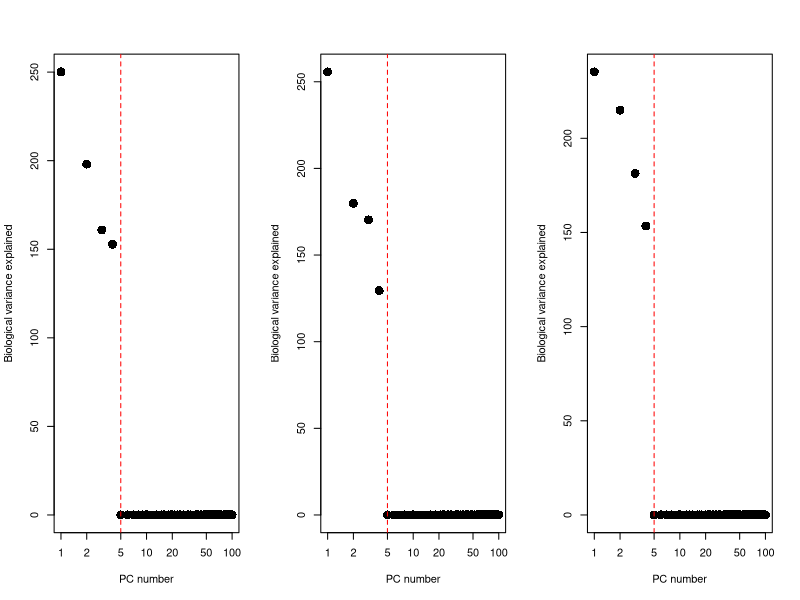
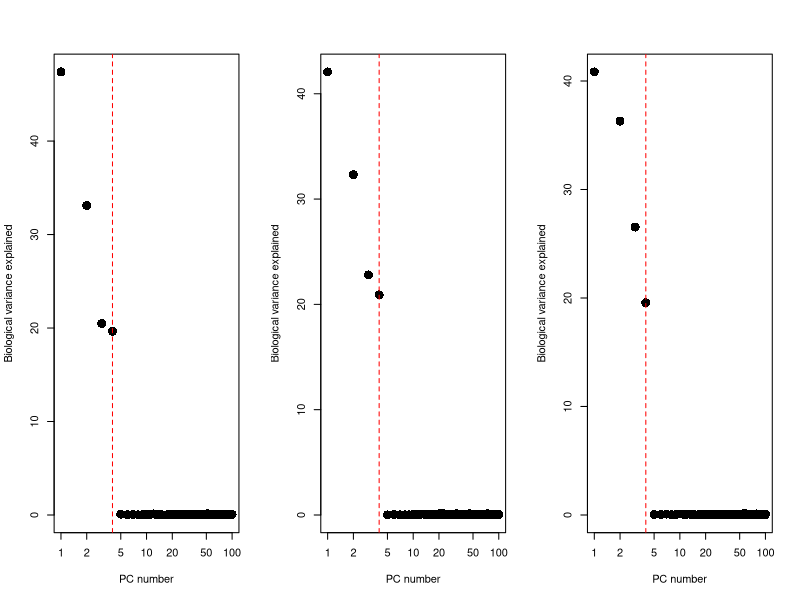
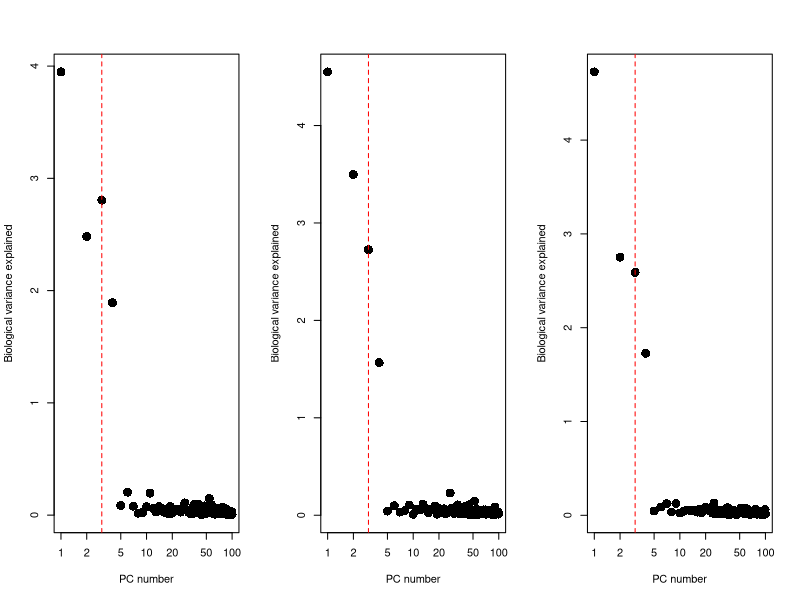
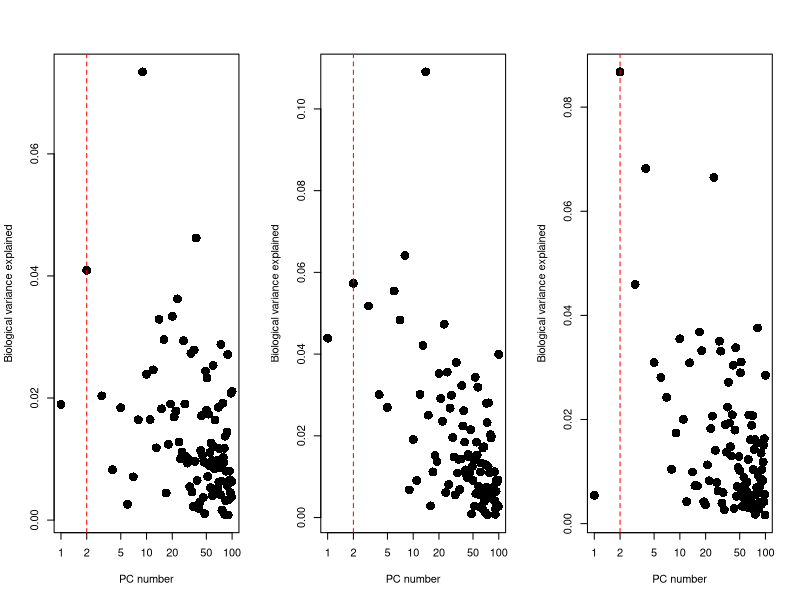
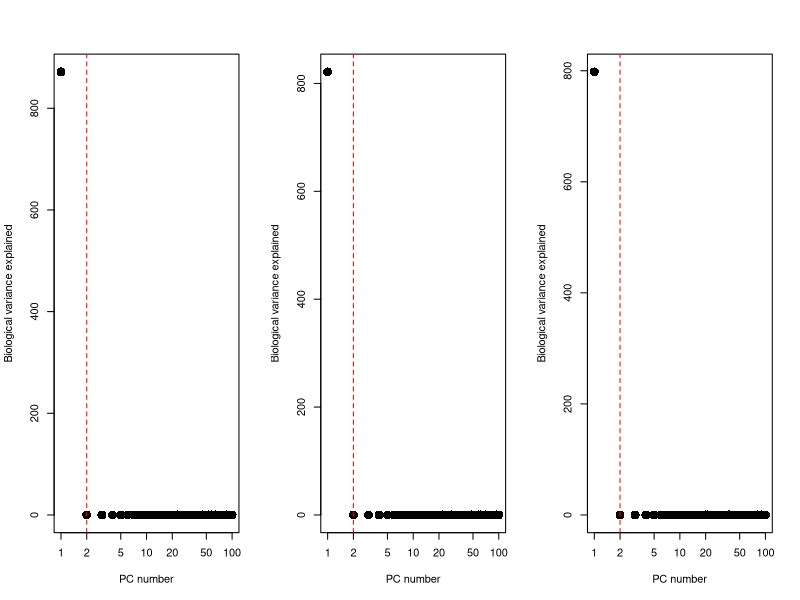
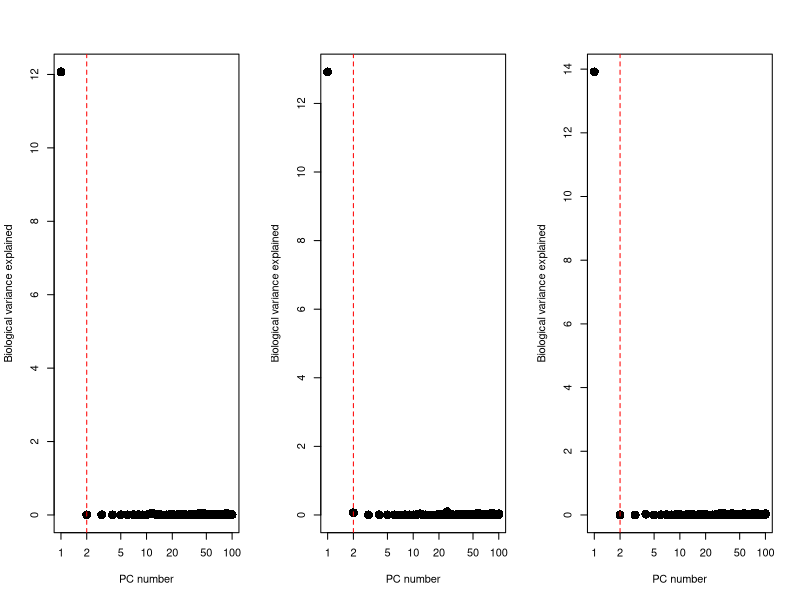
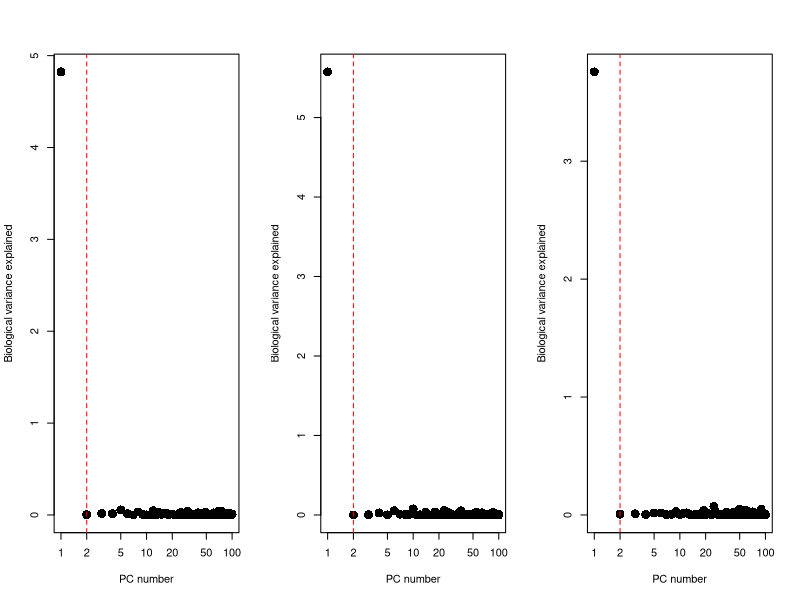
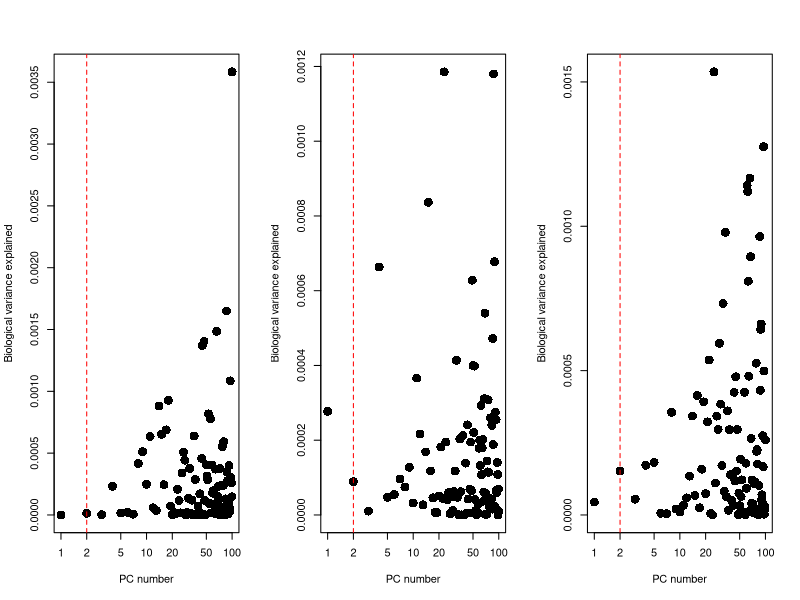

Source code (R) for these figures, in order:
## ---- chunk 1
set.seed(100)
knitr::opts_chunk$set(error=FALSE, message=FALSE, warning=FALSE)
## ---- chunk 2
choosePC <- function(pca, observed, truth) {
    leftovers <- sum(apply(observed, 1, var)) - sum(apply(truth, 1, var))
    npcs <- ncol(pca$x)
    npcs - min(which(cumsum(rev(pca$sdev^2)) > leftovers)) + 1
}
## ---- chunk 3
makePlot <- function(observed, truth) { 
    x <- prcomp(t(observed))  
    total.var <- sum(x$sdev^2)
    stopifnot(isTRUE(all.equal(total.var, sum(apply(observed, 1, var)))))
    stopifnot(isTRUE(all.equal(total.var, sum(apply(x$x, 2, var)))))

    blah <- t(truth- x$center) %*% x$rotation 
    plot(apply(blah, 2, var), ylab="Biological variance explained", 
        xlab="PC number", pch=16, cex=1.8, log="x")
    abline(v=choosePC(x, observed, truth)+1, col="red", lwd=1, lty=2)
}
## ---- chunk 4
ngenes <- 1000
npops <- 5
ncells <- 100
par(mfrow=c(1,3))
for (it in 1:3) {
    pops <- matrix(rnorm(npops * ngenes), ncol=npops)
    in.pop <- sample(npops, ncells, replace=TRUE)
    true.means <- pops[,in.pop,drop=FALSE]
    y <- matrix(rnorm(ngenes*ncells, mean=true.means), ncol=ncells)
    makePlot(y, true.means)
}
## ---- chunk 5
par(mfrow=c(1,3))
for (it in 1:3) { 
    pops <- matrix(rnorm(npops * ngenes), ncol=npops)
    in.pop <- sample(npops, ncells, replace=TRUE)
    true.means <- pops[,in.pop,drop=FALSE]
    true.means[201:ngenes,] <- 0 
    y <- matrix(rnorm(ngenes*ncells, mean=true.means), ncol=ncells)
    makePlot(y, true.means)
}
## ---- chunk 6
par(mfrow=c(1,3))
for (it in 1:3) { 
    pops <- matrix(rnorm(npops * ngenes), ncol=npops)
    in.pop <- sample(npops, ncells, replace=TRUE)
    true.means <- pops[,in.pop,drop=FALSE] * 0.2
    y <- matrix(rnorm(ngenes*ncells, mean=true.means), ncol=ncells)
    makePlot(y, true.means)
}
## ---- chunk 7
par(mfrow=c(1,3))
for (it in 1:3) { 
    pops <- matrix(rnorm(npops * ngenes), ncol=npops)
    in.pop <- sample(npops, ncells, replace=TRUE)
    true.means <- pops[,in.pop,drop=FALSE] * 0.2
    true.means[201:ngenes,] <- 0
    y <- matrix(rnorm(ngenes*ncells, mean=true.means), ncol=ncells)
    makePlot(y, true.means)
}
## ---- chunk 8
par(mfrow=c(1,3))
for (it in 1:3) { 
    true.means <- matrix(rnorm(ncells), nrow=ngenes, ncol=ncells, byrow=TRUE)
    y <- matrix(rnorm(ngenes*ncells, mean=true.means), ncol=ncells)
    makePlot(y, true.means)
}
## ---- chunk 9
par(mfrow=c(1,3))
for (it in 1:3) { 
    true.means <- matrix(rnorm(ncells), nrow=ngenes, ncol=ncells, byrow=TRUE)
    true.means[21:ngenes,] <- 0 
    y <- matrix(rnorm(ngenes*ncells, mean=true.means), ncol=ncells)
    makePlot(y, true.means)
}
## ---- chunk 10
par(mfrow=c(1,3))
for (it in 1:3) { 
    true.means <- matrix(rnorm(ncells), nrow=ngenes, ncol=ncells, byrow=TRUE) * 0.1
    y <- matrix(rnorm(ngenes*ncells, mean=true.means), ncol=ncells)
    makePlot(y, true.means)
}
## ---- chunk 11
par(mfrow=c(1,3))
for (it in 1:3) { 
    true.means <- matrix(rnorm(ncells), nrow=ngenes, ncol=ncells, byrow=TRUE) * 0.1
    true.means[21:ngenes,] <- 0 
    y <- matrix(rnorm(ngenes*ncells, mean=true.means), ncol=ncells)
    makePlot(y, true.means)
}
## ---- chunk 12
groupings <- factor(sample(1:2, ncells, replace=TRUE))
design <- model.matrix(~groupings)
library(limma)
y <- matrix(rnorm(ngenes*ncells), ncol=ncells)
sum(apply(y, 1, var))
r <- lm.fit(x=design, t(y))$residuals
sum(apply(r, 2, var))
## ---- chunk 13
sum(apply(r, 2, var))/sum(apply(y, 1, var))
## ---- chunk 14
pops <- matrix(rnorm(npops * ngenes), ncol=npops)
in.pop <- sample(npops, ncells, replace=TRUE)
true.means <- pops[,in.pop,drop=FALSE] 
true.means[201:ngenes,] <- 0
y <- matrix(rnorm(ngenes*ncells, mean=true.means), ncol=ncells)

par(mfrow=c(1,2))
makePlot(y, true.means)    
keep <- 1:200 # Selecting the top HVGs.
makePlot(y[keep,], true.means[keep,])
